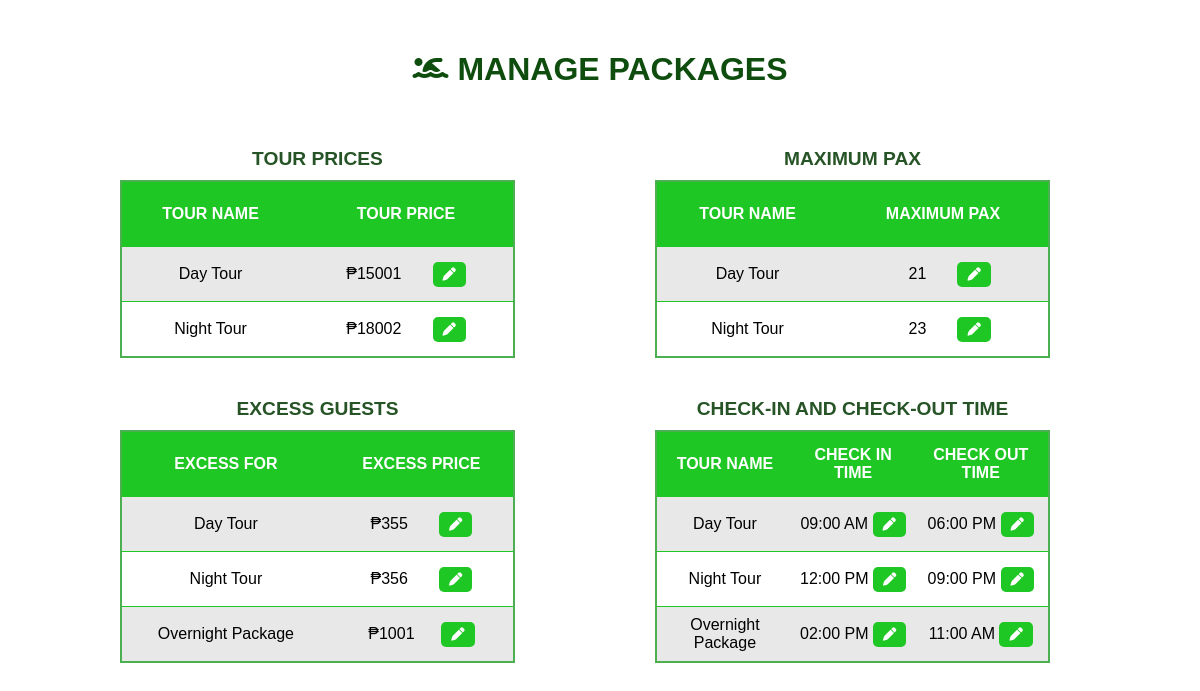
The app's page /admin/admin-packagePrices.php with its own data.
### tables this page shows
CREATE TABLE `package_prices` (
  `price_id` int(11) NOT NULL,
  `package_name` varchar(30) NOT NULL,
  `package_price` int(11) NOT NULL,
  `package_type` varchar(30) NOT NULL,
  `attribute` varchar(30) NOT NULL,
  `max_pax` int(11) NOT NULL
);

CREATE TABLE `package_time` (
  `id` int(11) NOT NULL,
  `package_name` varchar(30) NOT NULL,
  `check_in_time` time NOT NULL,
  `check_out_time` time NOT NULL
);

### admin/admin-packagePrices.php (the view, shortened to what this page needs)
<!DOCTYPE html>
<html>
<head>
    <link rel="stylesheet" href="https://cdnjs.cloudflare.com/ajax/libs/font-awesome/6.4.2/css/all.min.css" />
</head>
<body>
    <div class="container">
        <h1><i class="fa-solid fa-person-swimming"></i>&nbsp;Manage Packages</h1>
        <table id="dayNightTable" class="table-small">
            <caption>Tour Prices</caption>
            <tr>
                <th>Tour Name</th>
                <th>Tour Price</th>
            </tr>
            <tr>
                <td>Day Tour</td>
                <td>
                    <?php
                    require_once 'db_connection.php';
                    $query = "SELECT * FROM package_prices WHERE price_id = 1";
                    $result = $conn->query($query);
                    $row = $result->fetch_assoc();
                    echo "₱" . $row["package_price"];
                    ?> &nbsp; &nbsp; &nbsp;
                    <button class="edit-button" onclick="openModal('daytour', <?php echo $row["package_price"]; ?>, 'Day Tour Price')"><i class="fa-solid fa-pen"></i></button>
                </td>
            </tr>
            <tr>
                <td>Night Tour</td>
                <td>
                    <?php
                    require_once 'db_connection.php';
                    $query = "SELECT * FROM package_prices WHERE price_id = 2";
                    $result = $conn->query($query);
                    $row = $result->fetch_assoc();
                    echo "₱" . $row["package_price"];
                    ?> &nbsp; &nbsp; &nbsp;
                    <button class="edit-button" onclick="openModal('nighttour', <?php echo $row["package_price"]; ?>, 'Night Tour Price')"><i class="fa-solid fa-pen"></i></button>
                </td>
            </tr>
        </table>
            <table id="paxTable" class="table-small">
            <caption>Maximum Pax</caption>
            <tr>
                <th>Tour Name</th>
                <th>Maximum Pax</th>
                <tr>
                <td>Day Tour</td>
                <td>
                    <?php
                    require_once 'db_connection.php';
                    $query = "SELECT * FROM package_prices WHERE price_id = 12";
                    $result = $conn->query($query);
                    $row = $result->fetch_assoc();
                    echo "&nbsp;&nbsp;&nbsp;" . $row["package_price"];
                    ?> &nbsp; &nbsp; &nbsp;
                    <button class="edit-button" onclick="openModal('dmax_pax', <?php echo $row["package_price"]; ?>, 'Maximum Pax for Day Tour')"><i class="fa-solid fa-pen"></i></button>
                </td>
            </tr>
            <tr>
                <td>Night Tour</td>
                <td>
                    <?php
                    require_once 'db_connection.php';
                    $query = "SELECT * FROM package_prices WHERE price_id = 13";
                    $result = $conn->query($query);
                    $row = $result->fetch_assoc();
                    echo "&nbsp;&nbsp;&nbsp;" . $row["package_price"];
                    ?> &nbsp; &nbsp; &nbsp;
                    <button class="edit-button" onclick="openModal('nmax_pax', <?php echo $row["package_price"]; ?>, 'Maximum Pax for Night Tour')"><i class="fa-solid fa-pen"></i></button>
                </td>
            </tr>
        </table>
          <table id="excessTable" class="table-small">
            <caption>Excess Guests</caption>
            <tr>
                <th>Excess for</th>
                <th>Excess Price</th>
            </tr>
            <tr>
                <td>Day Tour</td>
                <td>
                    <?php
                    require_once 'db_connection.php';
                    $query = "SELECT * FROM package_prices WHERE price_id = 10";
                    $result = $conn->query($query);
                    $row = $result->fetch_assoc();
                    echo "₱" . $row["package_price"];
                    ?> &nbsp; &nbsp; &nbsp;
                    <button class="edit-button" onclick="openModal('day_excess', <?php echo $row["package_price"]; ?>, 'Day Tour Excess')"><i class="fa-solid fa-pen"></i></button>
                </td>
            </tr>
            <tr>
                <td>Night Tour</td>
                <td>
                    <?php
                    require_once 'db_connection.php';
                    $query = "SELECT * FROM package_prices WHERE price_id = 14";
                    $result = $conn->query($query);
                    $row = $result->fetch_assoc();
                    echo "₱" . $row["package_price"];
                    ?> &nbsp; &nbsp; &nbsp;
                    <button class="edit-button" onclick="openModal('night_excess', <?php echo $row["package_price"]; ?>, 'Night Tour Excess')"><i class="fa-solid fa-pen"></i></button>
                </td>
            </tr>
            <tr>
                <td>Overnight Package</td>
                <td>
                    <?php
                    require_once 'db_connection.php';
                    $query = "SELECT * FROM package_prices WHERE price_id = 11";
                    $result = $conn->query($query);
                    $row = $result->fetch_assoc();
                    echo "₱" . $row["package_price"];
                    ?>&nbsp; &nbsp; &nbsp;
                    <button class="edit-button" onclick="openModal('overnight_excess', <?php echo $row["package_price"]; ?>, 'Overnight Package Excess')"><i class="fa-solid fa-pen"></i></button>
                </td>
            </tr>
            </table>
        <table id="timeTable">
            <caption>Check-in and Check-Out Time</caption>
            <tr>
                <th>Tour Name</th>
                <th>Check In Time</th>
                <th>Check Out Time</th>
            </tr>
            <tr>
                <td>Day Tour</td>
                <td>
                    <?php
                    require_once 'db_connection.php';
                    $query = "SELECT * FROM package_time WHERE id = 1";
                    $result = $conn->query($query);
                    $row = $result->fetch_assoc();
                    $dcheck_in = $row["check_in_time"];
                    $checkInTime = date("h:i A", strtotime($dcheck_in));
                    echo $checkInTime;
                    ?>
                    <button class="edit-button" onclick="openModal('day_check_in', '<?php echo $row["check_in_time"]; ?>', 'Day Tour Check-in Time')"><i class="fa-solid fa-pen"></i></button>
                </td>
                <td>
                    <?php
                    require_once 'db_connection.php';
                    $query = "SELECT * FROM package_time WHERE id = 1";
                    $result = $conn->query($query);
                    $row = $result->fetch_assoc();
                    $dcheck_in = $row["check_out_time"];
                    $checkInTime = date("h:i A", strtotime($dcheck_in));
                    echo $checkInTime;
                    ?>
                    <button class="edit-button" onclick="openModal('day_check_out', '<?php echo $row["check_out_time"]; ?>', 'Day Tour Check-out Time')"><i class="fa-solid fa-pen"></i></button>
                </td>
            </tr>
            <tr>
                <td>Night Tour</td>
                <td>
                    <?php
                    require_once 'db_connection.php';
                    $query = "SELECT * FROM package_time WHERE id = 2";
                    $result = $conn->query($query);
                    $row = $result->fetch_assoc();
                    $dcheck_in = $row["check_in_time"];
                    $checkInTime = date("h:i A", strtotime($dcheck_in));
                    echo $checkInTime;
                    ?>
                    <button class="edit-button" onclick="openModal('night_check_in', '<?php echo $row["check_in_time"]; ?>', 'Night Tour Check-in Time')"><i class="fa-solid fa-pen"></i></button>
                </td>
                <td>
                    <?php
                    require_once 'db_connection.php';
                    $query = "SELECT * FROM package_time WHERE id = 2";
                    $result = $conn->query($query);
                    $row = $result->fetch_assoc();
                    $dcheck_in = $row["check_out_time"];
                    $checkInTime = date("h:i A", strtotime($dcheck_in));
                    echo $checkInTime;
                    ?>
                    <button class="edit-button" onclick="openModal('night_check_out', '<?php echo $row["check_out_time"]; ?>', 'Night Tour Check-out Time')"><i class="fa-solid fa-pen"></i></button>
                </td>
            </tr>
            <tr>
                <td>Overnight Package</td>
                <td>
                    <?php
                    require_once 'db_connection.php';
                    $query = "SELECT * FROM package_time WHERE id = 3";
                    $result = $conn->query($query);
                    $row = $result->fetch_assoc();
                    $dcheck_in = $row["check_in_time"];
                    $checkInTime = date("h:i A", strtotime($dcheck_in));
                    echo $checkInTime;
                    ?>
                    <button class="edit-button" onclick="openModal('overnight_check_in', '<?php echo $row["check_in_time"]; ?>', 'Overnight Check-in Time')"><i class="fa-solid fa-pen"></i></button>
                </td>
                <td>
                    <?php
                    require_once 'db_connection.php';
                    $query = "SELECT * FROM package_time WHERE id = 3";
                    $result = $conn->query($query);
                    $row = $result->fetch_assoc();
                    $dcheck_in = $row["check_out_time"];
                    $checkInTime = date("h:i A", strtotime($dcheck_in));
                    echo $checkInTime;
                    ?>
                    <button class="edit-button" onclick="openModal('overnight_check_out', '<?php echo $row["check_out_time"]; ?>', 'Overnight Check-out Time')"><i class="fa-solid fa-pen"></i></button>
                </td>
            </tr>
            </table>
</body>
</html>

### admin/admin-packagePrices.php (style rules this page uses)
body { font-family: Arial, sans-serif; margin: 0; padding: 0; overflow-x: hidden; }
.container { max-width: 1100px; margin: 0 auto; padding: 30px 0; }
h1 { color: #0e4d0e; text-align: center; text-transform: uppercase; margin-bottom: 40px; }
caption { font-size: 1.2em; text-transform: uppercase; margin-bottom: 10px; font-weight: bold; color: #265426; }
table { border-collapse: collapse; background-color: #fff; border: 2px solid #4CAF50; border-radius: 5px; margin: 20px 70px; width: 395px; float: left; }
th, td { padding: 7px; border-bottom: 1px solid #1fc724; text-align: center; }
th { background: #1fc724; color: white; text-transform: uppercase; font-size: 1em; text-align: center; height: 50px; }
td { height: 40px; }
tr:nth-child(even) { background-color: #E8E8E8; }
.edit-button { background-color: #1fc724; color: white; font-family: Arial, sans-serif; text-transform: uppercase; border-radius: 5px; font-weight: bold; border: none; padding: 5px 10px; cursor: pointer; }
button { background-color: #1fc724; color: #fff; font-family: Arial, sans-serif; text-transform: uppercase; border-radius: 5px; font-weight: bold; border: none; padding: 10px 20px; cursor: pointer; transition: background-color 0.3s; }

### records on screen
package_prices: package_price "15001"
package_prices: package_price "18002"
package_prices: package_price "21"
package_prices: package_price "23"
package_prices: package_price "355"
package_prices: package_price "356"
package_prices: package_price "1001"
package_time: check_in_time "09:00 AM", check_out_time "06:00 PM"
package_time: check_in_time "12:00 PM", check_out_time "09:00 PM"
package_time: check_in_time "02:00 PM", check_out_time "11:00 AM"
